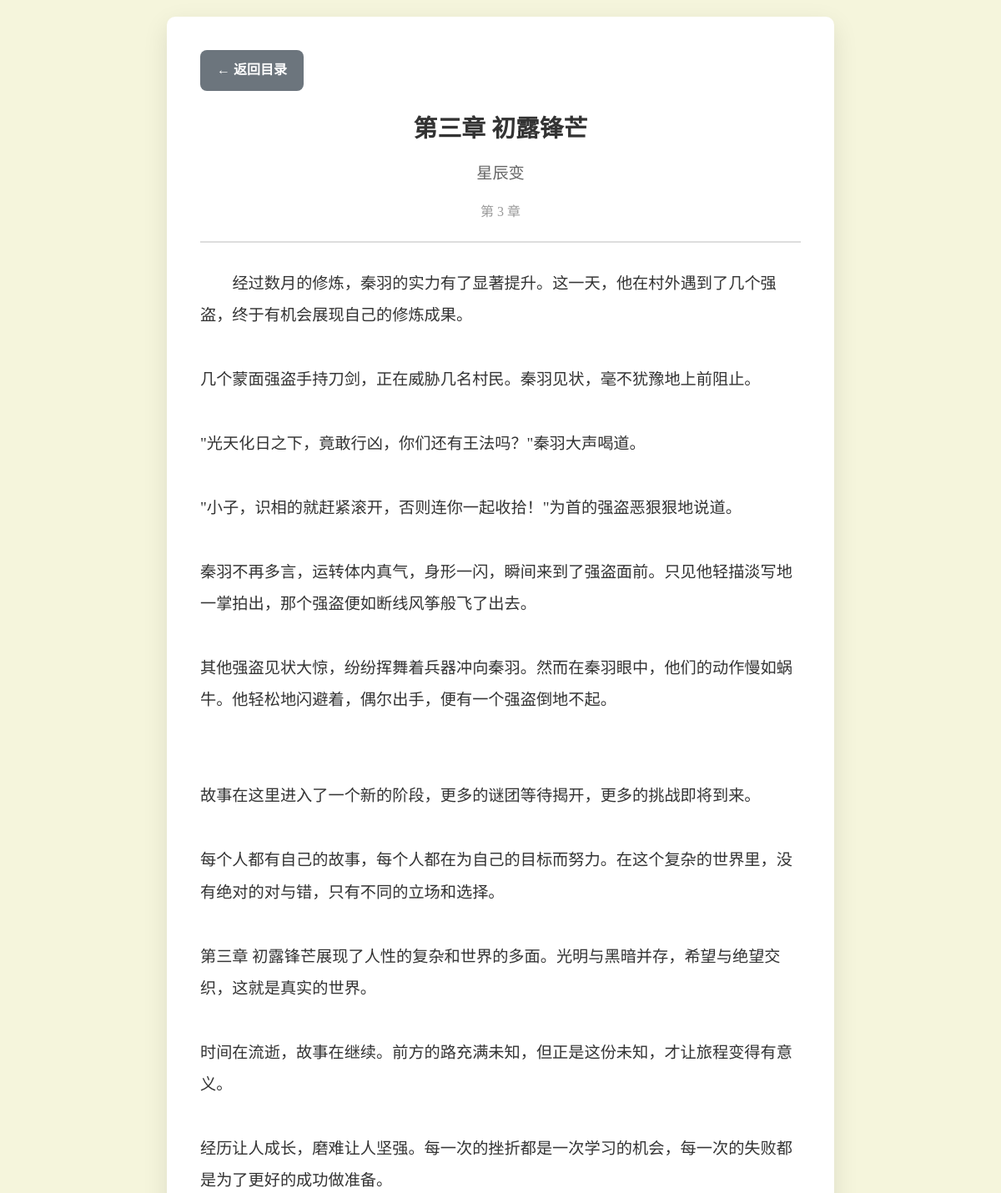
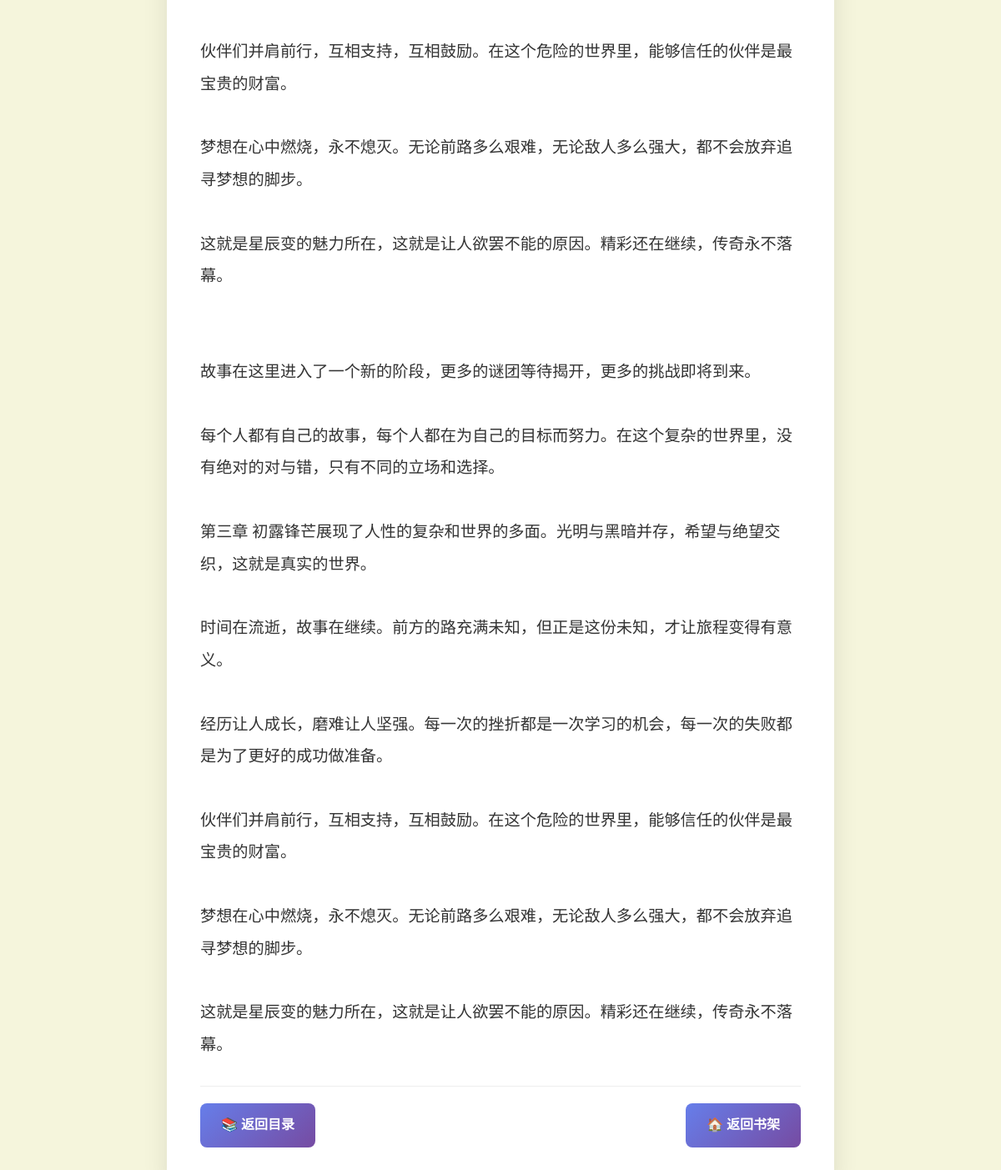
Page /chapter/6 on the committed database (2 pictures, top to bottom).
### tables this page shows
CREATE TABLE chapters (
            id INTEGER PRIMARY KEY AUTOINCREMENT,
            novel_id INTEGER,
            chapter_number INTEGER,
            title TEXT,
            content TEXT,
            created_at TIMESTAMP DEFAULT CURRENT_TIMESTAMP,
            FOREIGN KEY (novel_id) REFERENCES novels (id)
        );

CREATE TABLE novels (
            id INTEGER PRIMARY KEY AUTOINCREMENT,
            title TEXT NOT NULL,
            author TEXT,
            cover_url TEXT,
            description TEXT,
            rating REAL,
            source_url TEXT,
            created_at TIMESTAMP DEFAULT CURRENT_TIMESTAMP
        );

### novel_reader.py (the view)
@app.route('/chapter/<int:chapter_id>')
def read_chapter(chapter_id):
    content = novel_manager.get_chapter_content(chapter_id)
    if not content:
        return "章节不存在", 404
    conn = sqlite3.connect('novels.db')
    cursor = conn.cursor()
    cursor.execute('''
        SELECT c.title, c.chapter_number, n.title as novel_title, n.id as novel_id
        FROM chapters c
        JOIN novels n ON c.novel_id = n.id
        WHERE c.id = ?
    ''', (chapter_id,))
    result = cursor.fetchone()
    if not result:
        conn.close()
        return "章节信息不存在", 404
    chapter_info = {
        'id': chapter_id,
        'title': result[0],
        'chapter_number': result[1],
        'novel_title': result[2],
        'novel_id': result[3]
    }
    cursor.execute('''
        SELECT id FROM chapters
        WHERE novel_id = ? AND chapter_number < ?
        ORDER BY chapter_number DESC LIMIT 1
    ''', (chapter_info['novel_id'], chapter_info['chapter_number']))
    prev_result = cursor.fetchone()
    chapter_info['prev_id'] = prev_result[0] if prev_result else None
    cursor.execute('''
        SELECT id FROM chapters
        WHERE novel_id = ? AND chapter_number > ?
        ORDER BY chapter_number ASC LIMIT 1
    ''', (chapter_info['novel_id'], chapter_info['chapter_number']))
    next_result = cursor.fetchone()
    chapter_info['next_id'] = next_result[0] if next_result else None
    conn.close()
    return render_template('chapter.html', content=content, chapter=chapter_info)

### novel_reader.py (called while the page is built)
    def get_chapter_content(self, chapter_id):
        conn = sqlite3.connect('novels.db')
        cursor = conn.cursor()
        cursor.execute('SELECT content FROM chapters WHERE id = ?', (chapter_id,))
        result = cursor.fetchone()
        content = result[0] if result else None
        conn.close()
        return content

### templates/chapter.html (shortened to what this page needs)
<!DOCTYPE html>
<html lang="zh-CN">
<head>
</head>
<body>
    <div class="container">
        <a href="/novel/{{ chapter.novel_id }}" class="back-btn">← 返回目录</a>
        <div class="chapter-header">
            <h1 class="chapter-title">{{ chapter.title }}</h1>
            <div class="novel-title">{{ chapter.novel_title }}</div>
            <div class="chapter-number">第 {{ chapter.chapter_number }} 章</div>
        </div>
        <div class="chapter-content">
            {{ content|replace('\n', '<br>')|safe }}
        </div>
        <div class="navigation">
            <a href="/novel/{{ chapter.novel_id }}" class="nav-btn">📚 返回目录</a>
            <a href="/" class="nav-btn">🏠 返回书架</a>
        </div>
    </div>
</body>
</html>

### templates/chapter.html (style rules this page uses)
* { margin: 0; padding: 0; box-sizing: border-box; }
body { font-family: 'Georgia', 'Times New Roman', serif; background: #f5f5dc; color: #333; line-height: 1.8; min-height: 100vh; padding: 20px; }
.container { max-width: 800px; margin: 0 auto; background: white; border-radius: 10px; padding: 40px; box-shadow: 0 10px 30px rgba(0,0,0,0.1); }
.chapter-header { text-align: center; margin-bottom: 30px; padding-bottom: 20px; border-bottom: 2px solid #ddd; }
.chapter-title { font-size: 1.8em; color: #333; margin-bottom: 10px; font-weight: bold; }
.novel-title { font-size: 1.2em; color: #666; margin-bottom: 15px; }
.chapter-number { font-size: 1em; color: #999; }
.chapter-content { font-size: 1.2em; text-indent: 2em; margin-bottom: 30px; line-height: 2; }
.navigation { display: flex; justify-content: space-between; margin-top: 30px; padding-top: 20px; border-top: 1px solid #eee; }
.nav-btn { padding: 12px 25px; background: linear-gradient(135deg, #667eea, #764ba2); color: white; text-decoration: none; border-radius: 8px; font-weight: bold; }
.back-btn { display: inline-block; margin-bottom: 20px; padding: 10px 20px; background: #6c757d; color: white; text-decoration: none; border-radius: 8px; font-weight: bold; }

### rows in the picture
chapters: title "第三章 初露锋芒", chapter_number "3", content "经过数月的修炼，秦羽的实力有了显著提升。这一天，他在村外遇到了几个强盗，终于有机会展现自己的修炼成果。 几个蒙面强盗手持刀剑，正在威胁几名村民。秦羽见状，毫不犹豫地上前阻止。 \"光天化日之下，竟敢行凶，你们还有王法吗？\"秦羽大声喝道。 \"小子，识相的就赶紧滚开，否则连你一起收拾！\"为首的强盗恶狠狠地说道。 秦羽不再多言，运转体内真气，身形一闪，瞬间来到了强盗面前。只见他轻描淡写地一掌拍出，那个强盗便如断线风筝般飞了出去。 其他强盗见状大惊，纷纷挥舞着兵器冲向秦羽。然而在秦羽眼中，他们的动作慢如蜗牛。他轻松地闪避着，偶尔出手，便有一个强盗倒地不起。 故事在这里进入了一个新的阶段，更多的谜团等待揭开，更多的挑战即将到来。 每个人都有自己的故事，每个人都在为自己的目标而努力。在这个复杂的世界里，没有绝对的对与错，只有不同的立场和选择。 第三章 初露锋芒展现了人性的复杂和世界的多面。光明与黑暗并存，希望与绝望交织，这就是真实的世界。 时间在流逝，故事在继续。前方的路充满未知，但正是这份未知，才让旅程变得有意义。 经历让人成长，磨难让人坚强。每一次的挫折都是一次学习的机会，每一次的失败都是为了更好的成功做准备。 伙伴们并肩前行，互相支持，互相鼓励。在这个危险的世界里，能够信任的伙伴是最宝贵的财富。 梦想在心中燃烧，永不熄灭。无论前路多么艰难，无论敌人多么强大，都不会放弃追寻梦想的脚步。 这就是星辰变的魅力所在，这就是让人欲罢不能的原因。精彩还在继续，传奇永不落幕。 故事在这里进入了一个新的阶段，更多的谜团等待揭开，更多的挑战即将到来。…"
novels: novel_title "星辰变"
